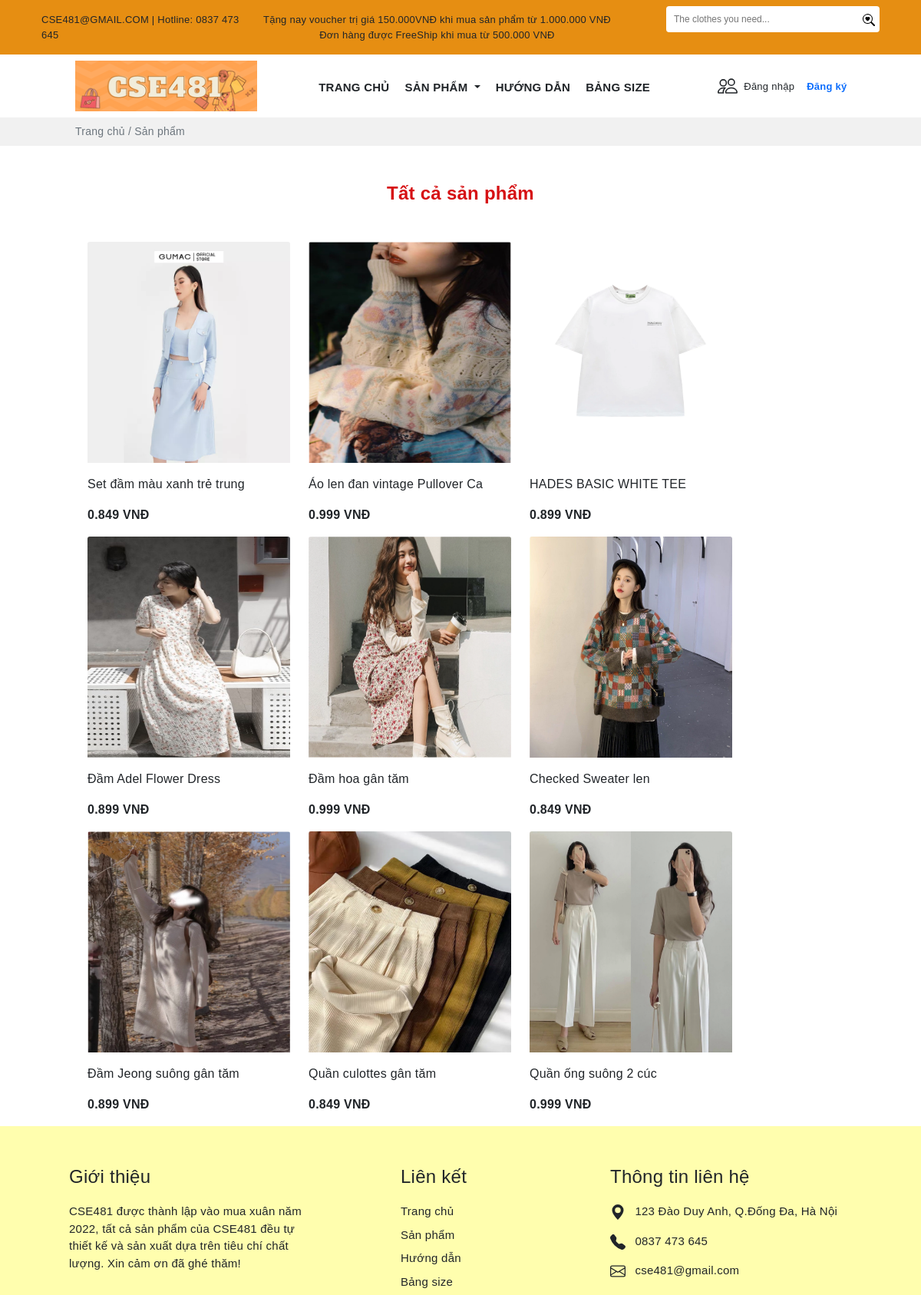
/product/all.php (upper part), run on an earlier commit of the app's database.
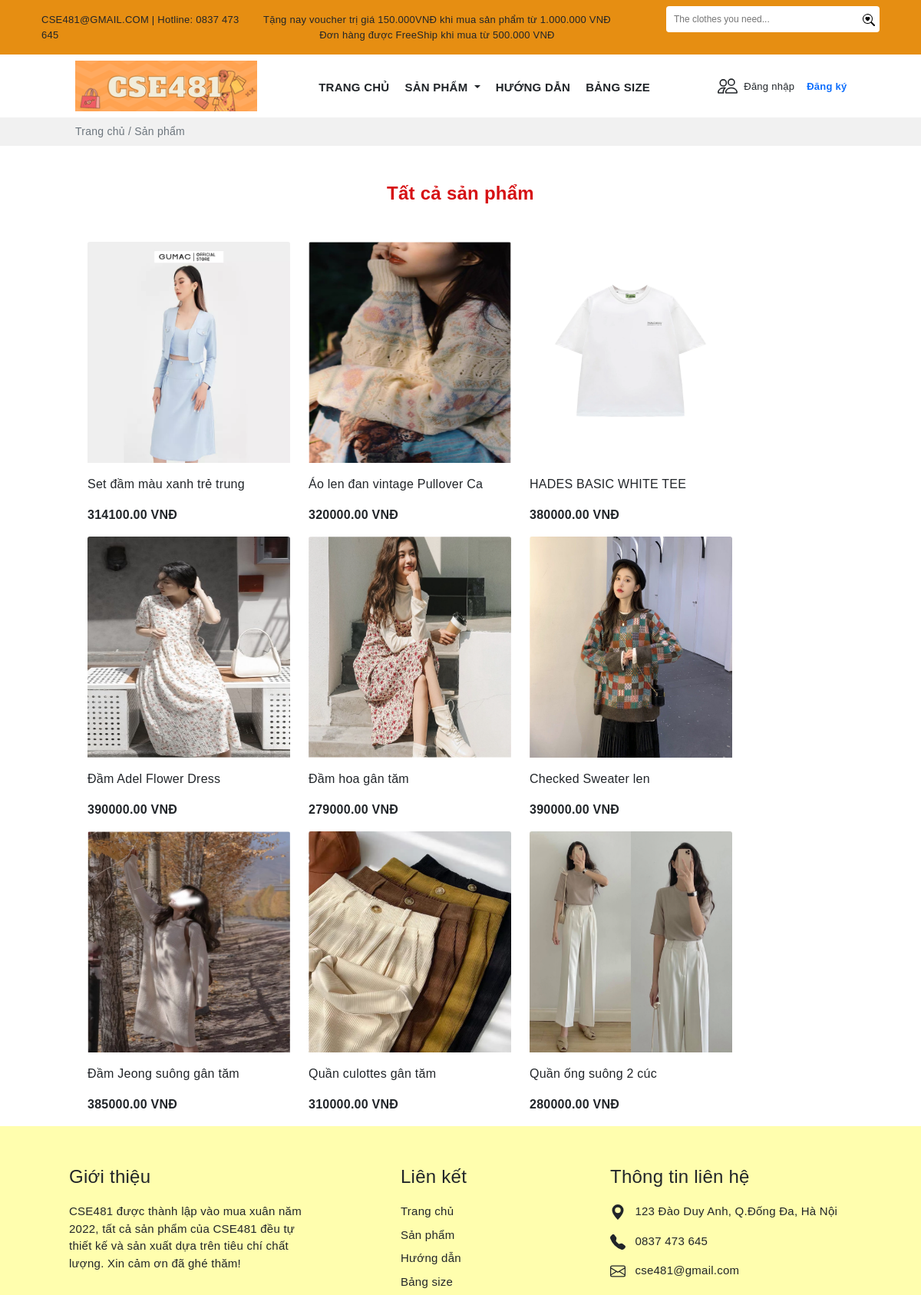
And on a later commit of the database.
### tables this page shows
CREATE TABLE `sanpham` (
  `MaSP` varchar(10) NOT NULL,
  `TenSP` varchar(30) DEFAULT NULL,
  `MaLH` varchar(10) NOT NULL,
  `Giaban` int(11) DEFAULT NULL,
  `Gianhap` int(11) DEFAULT NULL,
  `Tylegiamgia` double(2,2) DEFAULT NULL,
  `Soluong` int(11) DEFAULT NULL,
  `Mota` varchar(500) DEFAULT NULL,
  `Trangthai` varchar(30) DEFAULT NULL,
  `img` varchar(30) DEFAULT NULL,
  `Ngaynhap` date NOT NULL
);

### product/all.php (the view, shortened to what the changed rows need)
<?php include('../config/database.php');
?>
<!DOCTYPE html>
<html lang="en">
<head>
    <link rel="stylesheet" href="https://cdn.jsdelivr.net/npm/bootstrap-icons@1.7.2/font/bootstrap-icons.css">
    <link href="https://cdn.jsdelivr.net/npm/bootstrap@5.1.3/dist/css/bootstrap.min.css" rel="stylesheet"
>
    <link rel="stylesheet" href="https://cdnjs.cloudflare.com/ajax/libs/OwlCarousel2/2.3.4/assets/owl.carousel.min.css"
 />
    <link rel="stylesheet"
        href="https://cdnjs.cloudflare.com/ajax/libs/OwlCarousel2/2.3.4/assets/owl.theme.default.min.css"
 />
    <link rel="stylesheet" href="../public/style.css">
</head>
<body>
    <section>
        <div class="container">
            <div class="px-5 mt-5">
                <div class="row d-flex  px-4 mt-5">
                    <?php
                            $sql1 = "SELECT *, sanpham.Giaban-(sanpham.Giaban*sanpham.Tylegiamgia) as Giagiam from sanpham";
                            $res1 = mysqli_query($conn, $sql1);
                            $count1 = mysqli_num_rows($res1);
                            if($count1>0)
                            {
                                while($row=mysqli_fetch_assoc($res1))
                                {
                        ?>
                    <div class="card me-0 border-0" style="width: 18rem;">
                        <img src="../img/<?php echo $row['img'];?>" class="img-fluid card-img-top" alt="...">
                        <div class="card-body px-0">
                            <p class="card-text"><?php echo $row['TenSP']; ?></p>
                            <p class="d-inline fw-bold"><?php echo $row['Giagiam']; ?> VNĐ</p>
                        </div>
                    </div>
                    <?php
                                }
                            }
                                ?>
                </div>
            </div>
        </div>
    </section>
</body>
</html>

What changed in the data, as far as the page shows it:
changed sanpham "Set đầm màu xanh trẻ trung": Giagiam "0.849" → "314100.00"
changed sanpham "Áo len đan vintage Pullover Ca": Giagiam "0.999" → "320000.00"
changed sanpham "HADES BASIC WHITE TEE": Giagiam "0.899" → "380000.00"
changed sanpham "Đầm Adel Flower Dress": Giagiam "0.899" → "390000.00"
changed sanpham "Đầm hoa gân tăm": Giagiam "0.999" → "279000.00"
changed sanpham "Checked Sweater len": Giagiam "0.849" → "390000.00"
changed sanpham "Đầm Jeong suông gân tăm": Giagiam "0.899" → "385000.00"
changed sanpham "Quần culottes gân tăm": Giagiam "0.849" → "310000.00"
changed sanpham "Quần ống suông 2 cúc": Giagiam "0.999" → "280000.00"
